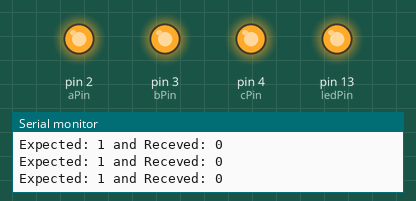
A sketch run on a simulated Arduino Uno, built with avr-gcc and run on an emulated ATmega328P. Parts: output pins drawn as LEDs (lit = HIGH), the last lines printed to the serial monitor.

Above: at 0.19 s.
At 2.94 s:
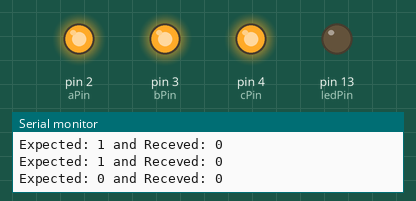
Timing chart, 0 to 3.2 s (numbered marks = the images above):
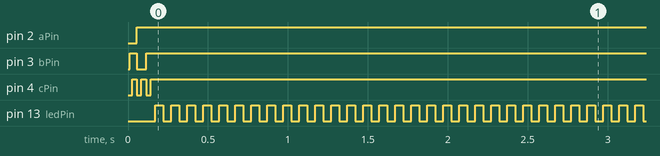

Measured:
- by itself, pin 2 (aPin): LOW → HIGH at 0.05 s
- by itself, pin 3 (bPin): LOW → HIGH at 0.01 s, → LOW 0.04 s later, → HIGH 0.06 s later
- by itself, pin 4 (cPin): alternates HIGH for 0.03 s and LOW for 0.03 s, 5 changes in all, then stays HIGH
- by itself, pin 13 (ledPin): alternates HIGH for 0.05 s and LOW for 0.05 s

The sketch:

AOI_automated_tester_arduino.ino
```cpp
/****************************************
Please connect input A to digital pin 2, B to 3, C to 4, and the output to 0.
It will run through each of the 8 logic combos and light up the
on-board led if the breadboard led should be on. This evaluates AC' + A'C + AB'C
****************************************/

#define ledPin 13
#define aPin 2
#define bPin 3
#define cPin 4
#define inPin 0
int delay_time = 5;
boolean on = false;
int errors = 0;

void setup() {
Serial.begin(9600);
pinMode(ledPin, OUTPUT);
pinMode(aPin, OUTPUT);
pinMode(bPin, OUTPUT);
pinMode(cPin, OUTPUT);
}

void loop() {

  for(int i = 0; i < 8; i++){
      int c = bitRead(i, 0);
      int b = bitRead(i, 1);
      int a = bitRead(i, 2);
      if(a != c)
        on = true;
      else if((a == c && a == 1) && b == 0)
        on = true;
      else
        on = false;
      digitalWrite(aPin, a);
      digitalWrite(bPin, b);
      digitalWrite(cPin, c);
      delay(delay_time);

      boolean boolin = digitalRead(inPin);
      Serial.println("Expected: " + String(on) + " and Receved: " + String(boolin));
      if(boolin != on)
        errors++;
    }

  if(errors != 0)
    fail();
  else
    pass();
}
void fail() {
  while(true) {
    digitalWrite(13, HIGH);
    delay(50);
    digitalWrite(13, LOW);
    delay(50);
  }
}
void pass() {
  while(true) {
    digitalWrite(13, HIGH);
    delay(1000);
  }
}
```
